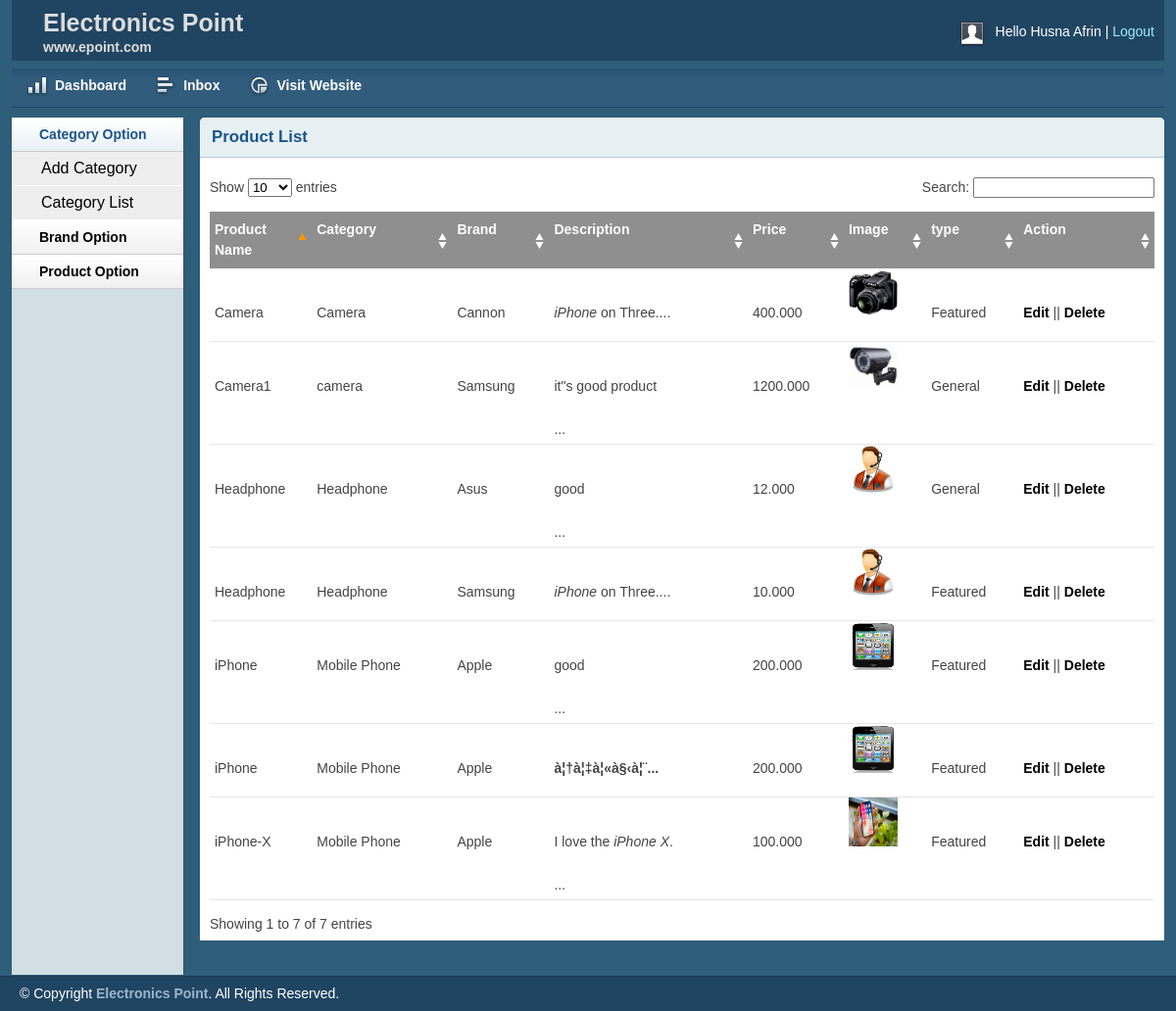
The page /shop/admin/productlist.php (signed in) on the database its author committed.
### tables this page shows
CREATE TABLE `tbl_product` (
  `pid` int(11) NOT NULL,
  `productName` varchar(255) NOT NULL,
  `catId` int(11) NOT NULL,
  `brandId` int(11) NOT NULL,
  `body` text NOT NULL,
  `price` float(10,3) NOT NULL,
  `image` varchar(255) NOT NULL,
  `type` tinyint(4) NOT NULL DEFAULT '0'
);

CREATE TABLE `tbl_category` (
  `catId` int(11) NOT NULL,
  `catName` varchar(255) NOT NULL
);

CREATE TABLE `tbl_brand` (
  `brandId` int(11) NOT NULL,
  `brandName` varchar(255) NOT NULL
);

### shop/libs/Database.php (called while the page is built, shortened)
<?php
Class Database{
	 public $host   = DB_HOST;
	 public $user   = DB_USER;
	 public $pass   = DB_PASS;
	 public $dbname = DB_NAME;
	 public $link;
	private function connectDB(){
		 $this->link = new mysqli($this->host, $this->user, $this->pass,$this->dbname);
	 }
	public function select($query){
	  $result = $this->link->query($query) or die($this->link->error.__LINE__);
		  if($result->num_rows > 0){
		    return $result;
		  }else {
		    return false;
		  }
	 }
}

### shop/classes/Product.php (called while the page is built, shortened)
<?php
$filepath = realpath(dirname(__FILE__));
include_once ($filepath."/../libs/Database.php");
include_once ($filepath."/../helpers/Format.php");
?>
<?php
class Product
{
	private $db;
	function __construct()
	{
		$this->db = new Database();
	}
	public function getAllProduct(){
		$sql = "SELECT tbl_product.*, tbl_category.catName, tbl_brand.brandName
				FROM tbl_product
				INNER JOIN tbl_category
				ON tbl_product.catId = tbl_category.catId
				INNER JOIN tbl_brand
				ON tbl_product.brandId = tbl_brand.brandId
				ORDER BY tbl_product.pid DESC ";
		$result = $this->db->select($sql);
		if ($result) {
			return $result;
		}else{
			$msg = "<span class='error'>Product not found !.</span>";
			return $msg;
		}
	}
}
?>

### shop/helpers/Format.php (called while the page is built, shortened)
<?php
class Format{
	 public function textShorten($text, $limit = 400){
		  $text = $text. " ";
		  $text = substr($text, 0, $limit);
		  $text = substr($text, 0, strrpos($text, ' '));
		  $text = $text."...";
		  return $text;
	 }
 }

### shop/admin/productlist.php (the view, shortened to what this page needs)
<?php include 'inc/header.php';?>
<?php include 'inc/sidebar.php';?>
<?php
	include "../classes/Product.php";
	include_once "../helpers/Format.php";
?>
<?php
	$pd = new Product();
	$fm = new Format();
?>
<div class="grid_10">
    <div class="box round first grid">
        <h2>Product List</h2>
        <div class="block">
            <table class="data display datatable" id="example">
			<thead>
				<tr>
					<th>Product Name</th>
					<th>Category</th>
					<th>Brand</th>
					<th>Description</th>
					<th>Price</th>
					<th>Image</th>
					<th>type</th>
					<th>Action</th>
				</tr>
			</thead>
			<tbody>
				<?php
					$plist = $pd->getAllProduct();
					if ($plist) {
						while ($row = $plist->fetch_assoc()) {
				?>
				<tr class="odd gradeX">
					<td  style="width:100px"><?php echo $row['productName'];?></td>
					<td><?php echo $row['catName'];?></td>
					<td><?php echo $row['brandName'];?></td>
					<td style="width:200px"><?php echo $fm->textShorten($row['body'],50);?></td>
					<td class="center"><?php echo $row['price'];?></td>
					<td><img width="50" height="50" src="<?php echo $row['image'];?>" alt="<?php echo $row['productName'];?>"></td>
					<td class="center"><?php
							if ($row['type'] == 1) {
								echo "Featured";
							}else{
								echo "General";
							}
						?>
					</td>
					<td><a href="productedit.php?prodid=<?php echo $row['pid']; ?>">Edit</a> || <a href="?delpd=<?php echo $row['pid'];?>" onclick="return confirm('Are you sure to delete?');">Delete</a></td>
				</tr>
				<?php
						}
					}
				?>
			</tbody>
		</table>
       </div>
    </div>
</div>
<?php include 'inc/footer.php';?>

### shop/admin/css/text.css (style rules this page uses)
body { font: 13px/1.5 Tahoma, Helvetica, Arial, 'Liberation Sans', FreeSans, sans-serif; }
h2 { font-size: 23px; }
p, dl, hr, h1, h2, h3, h4, h5, h6, ol, ul, pre, table, address, fieldset { margin-bottom: 20px; }

### shop/admin/css/grid.css (style rules this page uses)
.grid_1, .grid_2, .grid_3, .grid_4, .grid_5, .grid_6, .grid_7, .grid_8, .grid_9, .grid_10, .grid_11, .grid_12, .grid_13, .grid_14, .grid_15, .grid_16 { display: inline; float: left; margin-left: 1%; margin-right: 1%; }
.container_12 .grid_10 { width: 81.333%; }

### shop/admin/css/layout.css (style rules this page uses)
body { background: #fff none repeat scroll 0 0; color: #444; font-size: 14px; padding: 0; }
a { color: #000; font-weight:bold; text-decoration: none; }
h1, h2, h3, h4, h5, h6 { line-height:1.2em; margin-bottom:.3em; }
h2 { margin-top:1em; }
.box { background:#fff; margin-bottom:20px; padding:10px 10px 10px 10px; margin-left:-8px; }
.box.grid { padding-bottom:40px; }
.box.round { -moz-border-radius: 5px 5px 0px 0px; -webkit-border-radius: 5px 5px 0px 0px; border-radius: 5px 5px 0px 0px; }
.box h2 { font-size:1.2em; font-weight:bold; color:#1B548D; background:#E6F0F3; margin:-10px -10px 0 -10px; padding:10px 12px; border-bottom:1px solid #B3CBD6; -moz-border-radius: 5px 5px 0px 0px; -webkit-border-radius: 5px 5px 0px 0px; border-radius: 5px 5px 0px 0px; }
.box.first { min-height: 406px; }
.block { padding-top:20px; }
p { margin-bottom:1em; }
.block { padding-bottom:1px; }
table.display { margin: 0 auto; clear: both; width: 100%; }
.sorting_asc { background: #8f8f8f url(../img/table/sort_asc.png) no-repeat center right; padding:8px 5px; text-align:left; color:#fff; }
.sorting { background:#8f8f8f url(../img/table/sort_both.png) no-repeat center right; padding:8px 5px; text-align:left; color:#fff; }
tr.odd { height: 30px; line-height: 30px; border-bottom:1px solid #e6e6e6; }
tr.even { height: 30px; line-height: 30px; border-bottom:1px solid #e6e6e6; }
tr.odd td, tr.even td { padding-left:5px; }

### rows shown on the page
tbl_product: productName "Camera1", catId.catName "camera", brandId.brandName "Samsung", body "it\"s good product ...", price "1200.000", image (picture), type "General"
tbl_product: productName "iPhone-X", catId.catName "Mobile Phone", brandId.brandName "Apple", body "I love the iPhone X . ...", price "100.000", image (picture), type "Featured"
tbl_product: productName "Camera", catId.catName "Camera", brandId.brandName "Cannon", body "iPhone on Three....", price "400.000", image (picture), type "Featured"
tbl_product: productName "iPhone", catId.catName "Mobile Phone", brandId.brandName "Apple", body "good ...", price "200.000", image (picture), type "Featured"
tbl_product: productName "Headphone", catId.catName "Headphone", brandId.brandName "Asus", body "good ...", price "12.000", image (picture), type "General"
tbl_product: productName "Headphone", catId.catName "Headphone", brandId.brandName "Samsung", body "iPhone on Three....", price "10.000", image (picture), type "Featured"
tbl_product: productName "iPhone", catId.catName "Mobile Phone", brandId.brandName "Apple", body "à¦†à¦‡à¦«à§‹à¦¨...", price "200.000", image (picture), type "Featured"

### other values the page prints
Session::get("adminName") "Husna Afrin"
